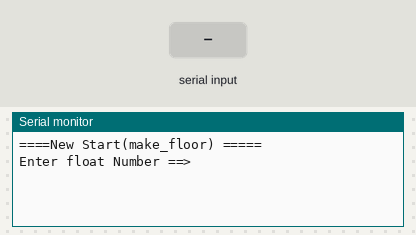
The sketch below on a simulated Arduino Uno, built with avr-gcc and run on an emulated ATmega328P. Shown: the last lines printed to the serial monitor. The test bench sets the inputs (shaded band).

Above: at 1.2 s.
1.3 s: "90,45\n" received over Serial
At 2.1 s:
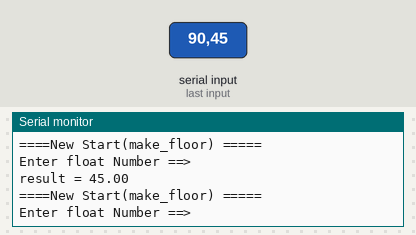
2.8 s: "30,150\n" received over Serial
At 5.4 s:
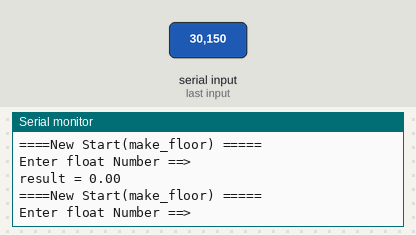
Timing chart, 0 to 6.9 s (numbered marks = the images above; inputs shaded):
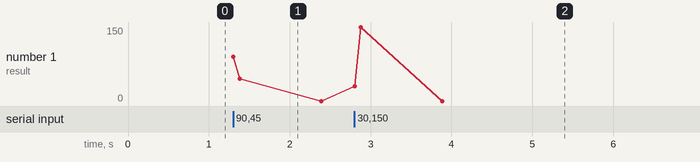

Measured:
- after the input at 1.3 s, the serial monitor: prints a new line at once (image 1)
- after the input at 2.8 s, the serial monitor: prints a new line at once (image 2)

The sketch:

ex6-2.ino
```cpp
float make_floor(float);

void setup() {
  // 시리얼 통신 속도 설정 : 속도 9600 bps, 8데이터 비트, 패리티 없음, 한 개의 스톱비트
 Serial.begin(9600) ;

}

void loop() {
     float Fnum ;
     float result ;
         Serial.println("====New Start(make_floor) =====");
         Serial.println("Enter float Number ==>");

           // PC에서 데이터가 전송되어 올때까지 기다린다.
          while(1) {
             if(Serial.available() > 0  ) break;
          }
          Fnum = Serial.parseFloat();
          result = make_floor(Fnum);

          Serial.print("result = ");
          Serial.println(result);
}

float make_floor(float x)
{
  int t ;
     if(x < 0.0 ) x = x - 1.0;
     t = x /1.0 ;

     return(float) t ;
}
```
